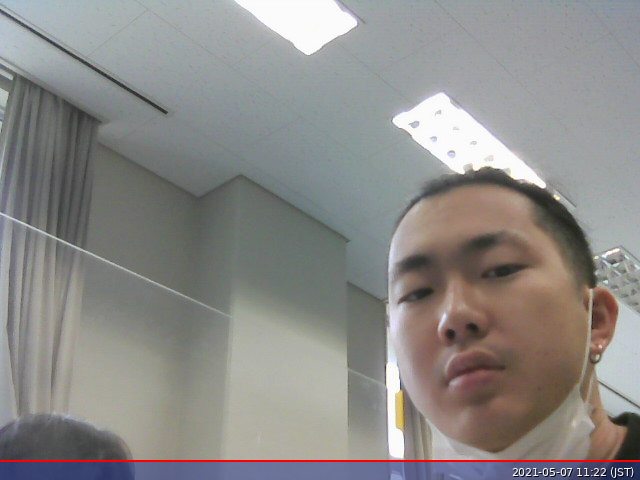
#> input picture pi/ex5/face.jpg, 640 x 480 px
$ python facedetect.py
#> lines starting #> are read from the running program, lines starting #| are printed output that depends on the picture; after the words box and inside, x2 and y2 are one past the last pixel; in counts of white or black regions, pixels touching at a corner belong together
import cv2
faceCascade = cv2.CascadeClassifier('./opencv-master/data/haarcascades/haarcascade_frontalface_default.xml')

img = cv2.imread('face.jpg')
#> img is the input picture: shape (480, 640, 3); mean B, G, R 136.2, 138.3, 140.1
gray = cv2.cvtColor(img, cv2.COLOR_RGB2GRAY)
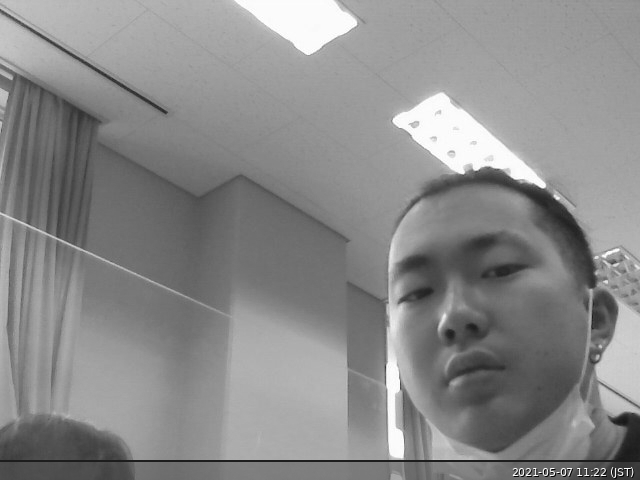
#> gray: shape (480, 640); min 0, max 255, mean 137.8
faces = faceCascade.detectMultiScale(gray)
#> faces = [[352, 189, 219, 219]]
for (x, y, w, h) in faces:
    cv2.rectangle(img, (x, y), (x + w, y + h), (255, 0, 0), 2)
#> this loop made 1 pass
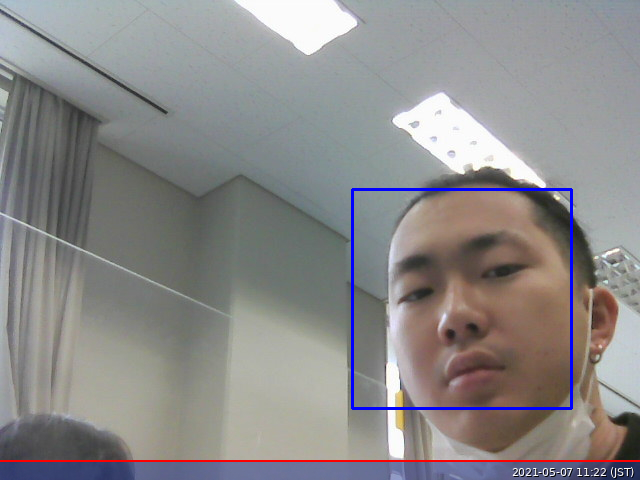
#> img: shape (480, 640, 3); 0.85% of pixels changed, all inside (x1, y1, x2, y2) = (351, 188, 573, 410)
cv2.imwrite('detected.jpg', img)

$ run again, with pi/ex5/ex5_2.jpg copied over pi/ex5/face.jpg
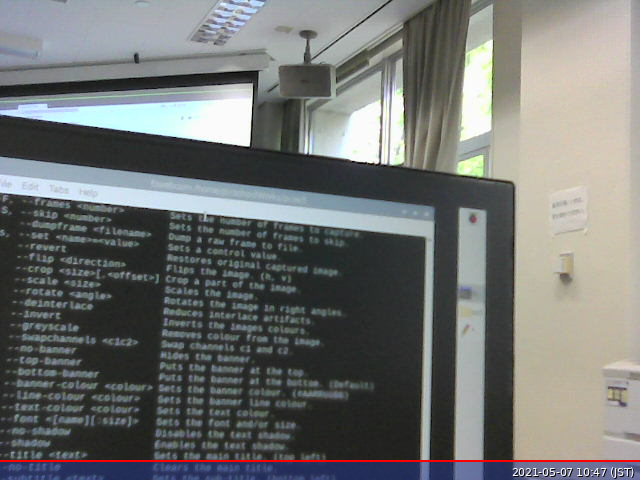
#> input picture pi/ex5/ex5_2.jpg, 640 x 480 px
#> img is the input picture: shape (480, 640, 3); mean B, G, R 114.1, 115.6, 113.6
#> `gray = cv2.cvtColor(img, cv2.COLOR_RGB2GRAY)`:
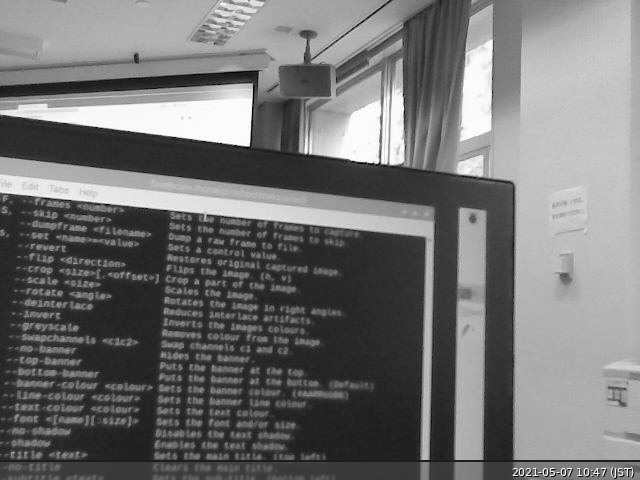
#> gray: shape (480, 640); min 0, max 255, mean 114.9
#> faces = ()

$ run again, with pi/ex5/ex5_3.jpg copied over pi/ex5/face.jpg
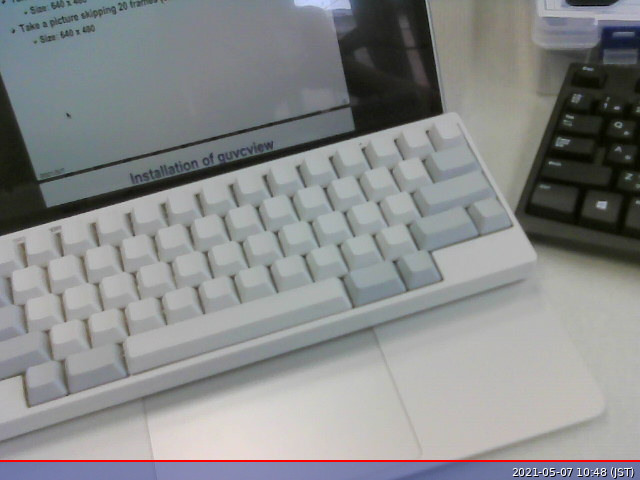
#> input picture pi/ex5/ex5_3.jpg, 640 x 480 px
#> img is the input picture: shape (480, 640, 3); mean B, G, R 138.1, 137.6, 135.7
#> `gray = cv2.cvtColor(img, cv2.COLOR_RGB2GRAY)`:
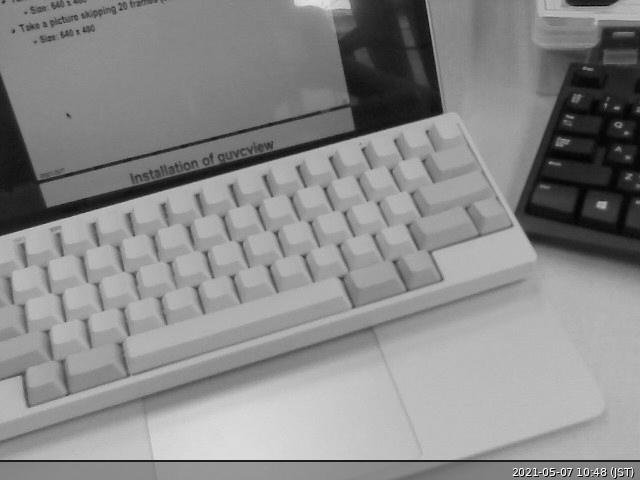
#> gray: shape (480, 640); min 0, max 255, mean 137.5
#> faces = ()
